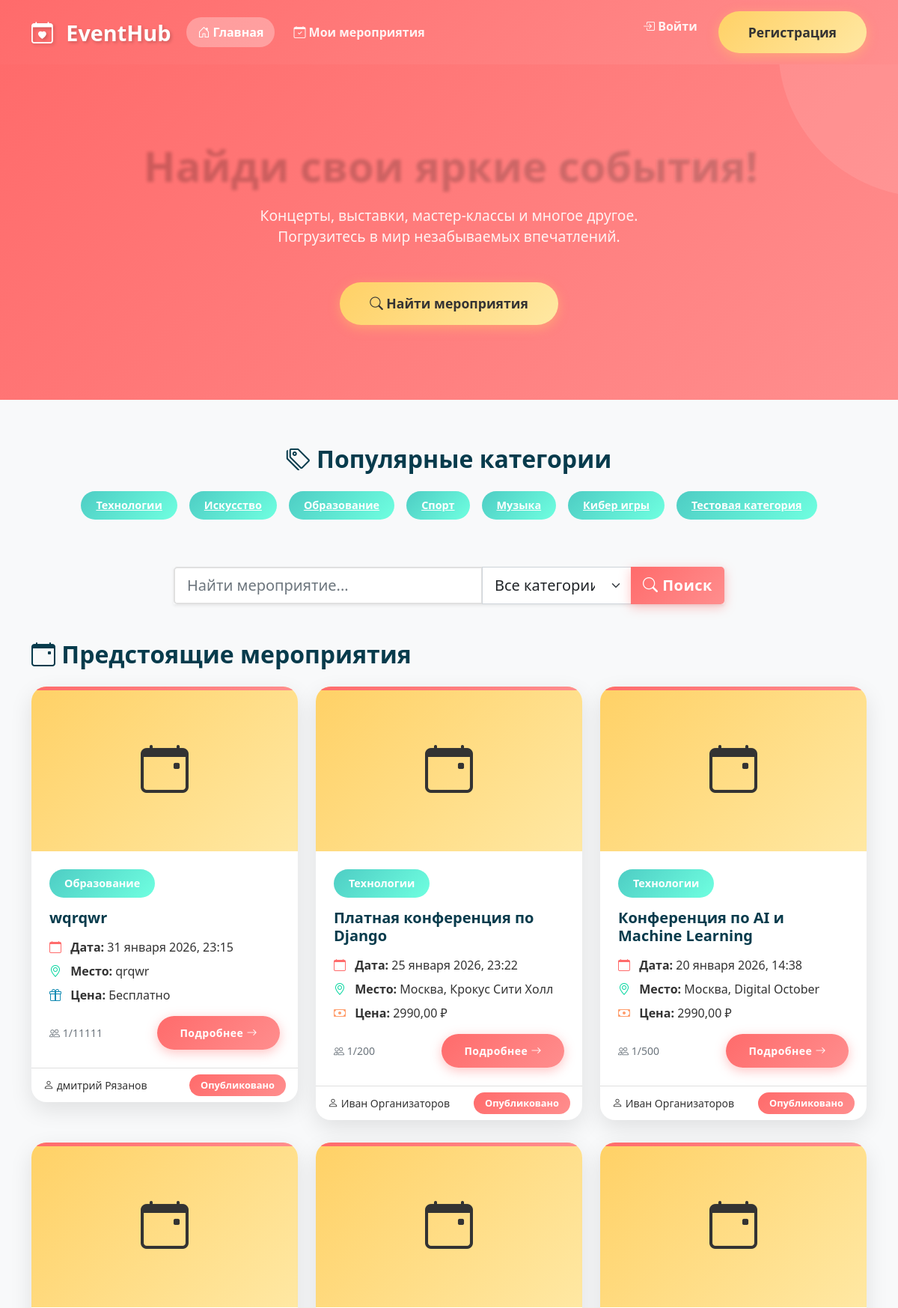
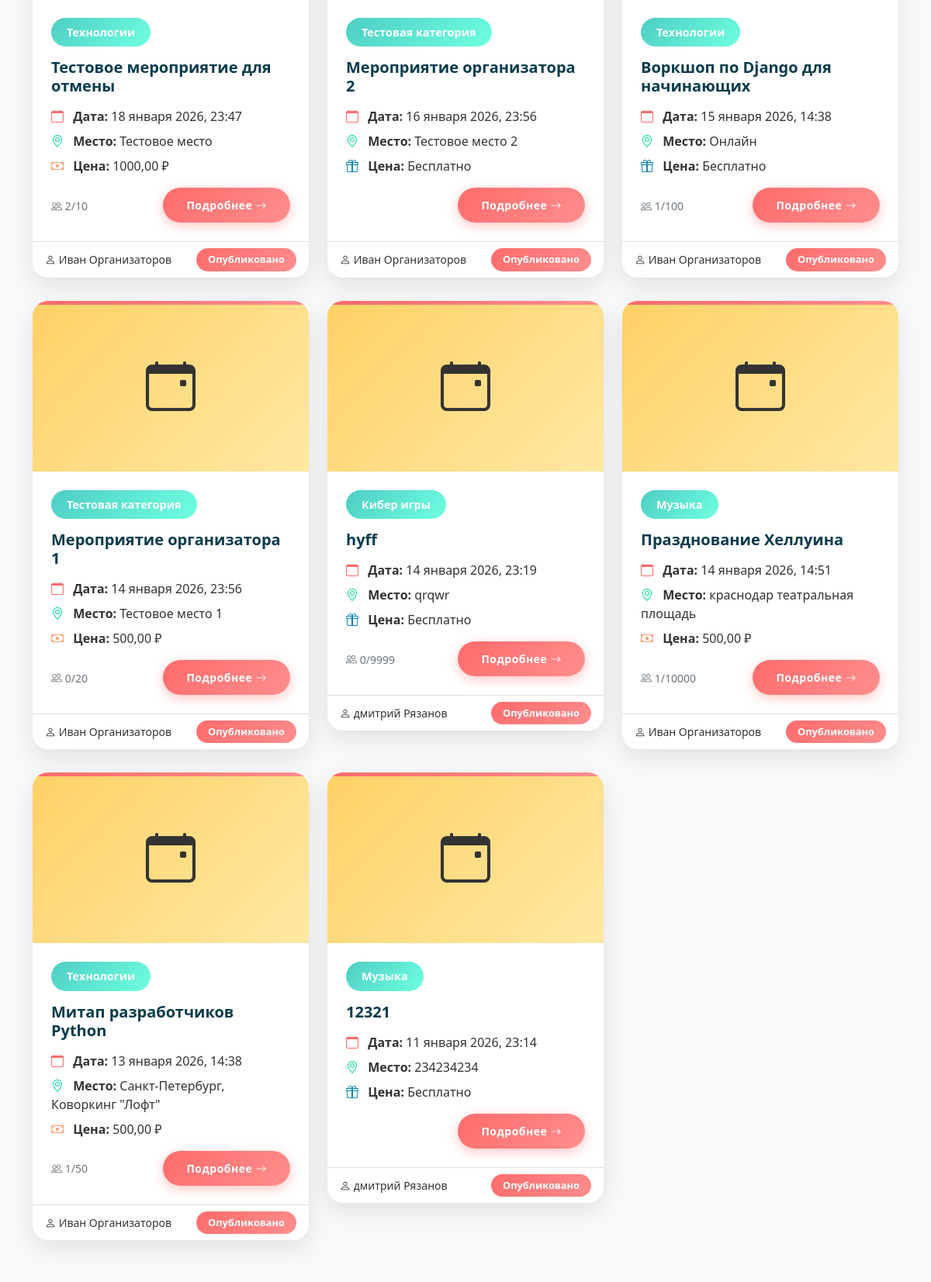
The page / (upper part) on the database its author committed (2 pictures, top to bottom).
### events/models.py (models this page shows, shortened)
class Category(models.Model):
    name = models.CharField(max_length=100, verbose_name='Название')
    description = models.TextField(blank=True, verbose_name='Описание')
    class Meta:
        verbose_name = 'Категория'
        verbose_name_plural = 'Категории'

class Event(models.Model):
    STATUS_CHOICES = [
        ('draft', 'Черновик'),
        ('published', 'Опубликовано'),
        ('cancelled', 'Отменено'),
    ]
    title = models.CharField(max_length=200, verbose_name='Название')
    description = models.TextField(verbose_name='Описание')
    date = models.DateTimeField(verbose_name='Дата и время')
    location = models.CharField(max_length=200, verbose_name='Место')
    category = models.ForeignKey(Category, on_delete=models.SET_NULL, null=True, verbose_name='Категория')
    image = models.ImageField(upload_to='events/', blank=True, null=True, verbose_name='Изображение')
    max_participants = models.IntegerField(default=0, verbose_name='Макс. участников')
    price = models.DecimalField(max_digits=10, decimal_places=2, default=0, verbose_name='Цена')
    creator = models.ForeignKey(settings.AUTH_USER_MODEL, on_delete=models.CASCADE, verbose_name='Создатель')
    status = models.CharField(max_length=20, choices=STATUS_CHOICES, default='draft', verbose_name='Статус')
    created_at = models.DateTimeField(auto_now_add=True, verbose_name='Создано')
    updated_at = models.DateTimeField(auto_now=True, verbose_name='Обновлено')
    class Meta:
        verbose_name = 'Мероприятие'
        verbose_name_plural = 'Мероприятия'
        ordering = ['-date']

### users/models.py (models this page shows, shortened)
class User(AbstractUser):
    ROLE_CHOICES = [
        ('user', 'Обычный пользователь'),
        ('organizer', 'Организатор'),
        ('admin', 'Администратор'),
    ]
    role = models.CharField(
        max_length=20,
        choices=ROLE_CHOICES,
        default='user',
        verbose_name='Роль'
    )
    phone = models.CharField(max_length=20, blank=True, verbose_name='Телефон')
    bio = models.TextField(blank=True, verbose_name='Биография')
    class Meta:
        verbose_name = 'Пользователь'
        verbose_name_plural = 'Пользователи'

### events/views.py (the view)
# urls.py: path('', home_view, name='home'),
def home_view(request):
    events = Event.objects.filter(status='published').order_by('-date')
    categories = Category.objects.all()
    category_id = request.GET.get('category')
    search_query = request.GET.get('search')
    if category_id:
        events = events.filter(category_id=category_id)
    if search_query:
        events = events.filter(
            Q(title__icontains=search_query) |
            Q(description__icontains=search_query) |
            Q(location__icontains=search_query)
        )
    context = {
        'events': events,
        'categories': categories,
        'selected_category': category_id,
        'search_query': search_query or '',
    }
    return render(request, 'events/home.html', context)

### templates/events/home.html (shortened to what this page needs)
{% extends 'base.html' %}
{% block content %}
<section class="hero">
    <div class="container text-center">
        <h1 class="display-4 fw-bold">Найди свои <span style="color: #FFD166;">яркие</span> события!</h1>
        <p class="lead">Концерты, выставки, мастер-классы и многое другое. Погрузитесь в мир незабываемых впечатлений.</p>
        <a href="#events" class="btn btn-lg btn-accent mt-3">
            <i class="bi bi-search"></i> Найти мероприятия
        </a>
    </div>
</section>
<div class="container mb-5">
    <div class="row">
        <div class="col-12">
            <h2 class="text-center mb-4"><i class="bi bi-tags"></i> Популярные категории</h2>
            <div class="d-flex flex-wrap justify-content-center gap-3">
                {% for category in categories %}
                <a href="?category={{ category.id }}" class="badge-category {% if selected_category == category.id|stringformat:'i' %}active{% endif %}">
                    {{ category.name }}
                </a>
                {% endfor %}
            </div>
        </div>
    </div>
</div>
<div class="container mb-5">
    <div class="row justify-content-center">
        <div class="col-md-8">
            <form method="GET" class="d-flex">
                <div class="input-group input-group-lg shadow-sm">
                    <input type="text" name="search" class="form-control" placeholder="Найти мероприятие..." value="{{ search_query }}">
                    <select name="category" class="form-select" style="max-width: 200px;">
                        <option value="">Все категории</option>
                    </select>
                    <button class="btn btn-primary" type="submit">
                        <i class="bi bi-search"></i> Поиск
                    </button>
                </div>
            </form>
        </div>
    </div>
</div>
<div class="container" id="events">
    <h2 class="mb-4"><i class="bi bi-calendar-event"></i> Предстоящие мероприятия</h2>
    {% if events %}
    <div class="row">
        {% for event in events %}
        <div class="col-lg-4 col-md-6">
            <div class="event-card">
                {% if event.image %}
                <img src="{{ event.image.url }}" class="event-image" alt="{{ event.title }}">
                {% else %}
                <div class="event-image d-flex align-items-center justify-content-center" style="background: linear-gradient(135deg, #FFD166 0%, #FFE8A3 100%);">
                    <i class="bi bi-calendar-event" style="font-size: 4rem; color: #333;"></i>
                </div>
                {% endif %}
                <div class="card-body p-4">
                    {% if event.category %}
                    <span class="badge-category">{{ event.category.name }}</span>
                    {% endif %}
                    <h5 class="card-title">{{ event.title }}</h5>
                    <div class="event-details mb-3">
                        <p class="mb-2">
                            <i class="bi bi-calendar text-primary"></i>
                            <strong>Дата:</strong> {{ event.date|date:"d E Y, H:i" }}
                        </p>
                        <p class="mb-2">
                            <i class="bi bi-geo-alt text-success"></i>
                            <strong>Место:</strong> {{ event.location }}
                        </p>
                        {% if event.price > 0 %}
                        <p class="mb-2">
                            <i class="bi bi-cash text-warning"></i>
                            <strong>Цена:</strong> {{ event.price }} ₽
                        </p>
                        {% else %}
                        <p class="mb-2">
                            <i class="bi bi-gift text-info"></i>
                            <strong>Цена:</strong> Бесплатно
                        </p>
                        {% endif %}
                    </div>
                    <div class="d-flex justify-content-between align-items-center">
                        <div>
                            {% if event.max_participants > 0 %}
                            <small class="text-muted">
                                <i class="bi bi-people"></i>
                                {{ event.registrations.count }}/{{ event.max_participants }}
                            </small>
                            {% endif %}
                        </div>
                        <a href="{% url 'event_detail' event.id %}" class="btn btn-primary btn-sm">
                            Подробнее <i class="bi bi-arrow-right"></i>
                        </a>
                    </div>
                </div>
                <div class="card-footer bg-transparent d-flex justify-content-between align-items-center">
                    <small>
                        <i class="bi bi-person"></i> {{ event.creator.get_full_name|default:event.creator.username }}
                    </small>
                    <span class="badge-status">
                        {{ event.get_status_display }}
                    </span>
                </div>
            </div>
        </div>
        {% endfor %}
    </div>
    {% endif %}
</div>
{% endblock %}

### templates/base.html (style rules this page uses)
:root { --primary-color: #FF6B6B; --secondary-color: #4ECDC4; --accent-color: #FFD166; --success-color: #06D6A0; --info-color: #118AB2; --warning-color: #FF9E6D; --danger-color: #EF476F; --dark-color: #073B4C; --light-color: #F8F9FA; --gradient-primary: linear-gradient(135deg, #FF6B6B 0%, #FF8E8E 100%); --gradient-secondary: linear-gradient(135deg, #4ECDC4 0%, #6FFFE0 100%); --gradient-accent: linear-gradient(135deg, #FFD166 0%, #FFE8A3 100%); }
body { background-color: #f8f9fa; font-family: 'Segoe UI', Tahoma, Geneva, Verdana, sans-serif; min-height: 100vh; display: flex; flex-direction: column; color: #333; }
.btn-primary { background: var(--gradient-primary); border: none; padding: 12px 30px; border-radius: 50px; font-weight: 700; letter-spacing: 0.5px; transition: all 0.3s; box-shadow: 0 4px 15px rgba(255, 107, 107, 0.4); }
.event-card { border: none; border-radius: 20px; overflow: hidden; box-shadow: 0 10px 30px rgba(0,0,0,0.1); transition: all 0.4s cubic-bezier(0.175, 0.885, 0.32, 1.275); margin-bottom: 30px; background: white; position: relative; }
.event-card::before { content: ''; position: absolute; top: 0; left: 0; right: 0; height: 5px; background: var(--gradient-primary); }
.event-image { height: 220px; object-fit: cover; width: 100%; }
.card-title { color: var(--dark-color); font-weight: 700; margin-bottom: 15px; }
.badge-category { background: var(--gradient-secondary); color: white; padding: 8px 20px; border-radius: 25px; font-weight: 700; font-size: 0.9rem; display: inline-block; margin-bottom: 15px; }
.badge-status { background: var(--gradient-primary); color: white; padding: 5px 15px; border-radius: 15px; font-size: 0.8rem; font-weight: 600; }
.hero { background: var(--gradient-primary); color: white; padding: 100px 0; margin-bottom: 60px; position: relative; overflow: hidden; }
.hero::before { content: ''; position: absolute; top: -50%; right: -20%; width: 400px; height: 400px; background: rgba(255, 255, 255, 0.1); border-radius: 50%; }
.hero h1 { font-weight: 800; font-size: 3.5rem; margin-bottom: 20px; text-shadow: 2px 2px 4px rgba(0,0,0,0.2); }
.hero p { font-size: 1.2rem; opacity: 0.9; max-width: 600px; margin: 0 auto 30px; }
.form-control { border: 2px solid #e0e0e0; border-radius: 15px; padding: 15px; transition: all 0.3s; }
h1, h2, h3, h4, h5, h6 { color: var(--dark-color); font-weight: 700; }
h1 { background: var(--gradient-primary); -webkit-background-clip: text; -webkit-text-fill-color: transparent; background-clip: text; }
.text-primary { color: var(--primary-color) !important; }
.text-success { color: var(--success-color) !important; }
.text-info { color: var(--info-color) !important; }
.text-warning { color: var(--warning-color) !important; }

### templates/events/home.html (style rules this page uses)
.event-details i { width: 20px; margin-right: 8px; }
.btn-accent { background: var(--gradient-accent); color: #333; border: none; padding: 15px 40px; border-radius: 50px; font-weight: 700; font-size: 1.1rem; box-shadow: 0 4px 15px rgba(255, 209, 102, 0.4); transition: all 0.3s; }

### rows shown on the page
Category: name "Технологии"
Category: name "Искусство"
Category: name "Образование"
Category: name "Спорт"
Category: name "Музыка"
Category: name "Кибер игры"
Category: name "Тестовая категория"
Event: category.name "Образование", title "wqrqwr", date "31 января 2026, 23:15", location "qrqwr", price 0 (drawn), shows "Цена:", registrations.count "1", max_participants "11111", creator.get_full_name "дмитрий Рязанов", status "Опубликовано"
Event: category.name "Технологии", title "Платная конференция по Django", date "25 января 2026, 23:22", location "Москва, Крокус Сити Холл", price "2990,00", registrations.count "1", max_participants "200", creator.get_full_name "Иван Организаторов", status "Опубликовано"
Event: category.name "Технологии", title "Конференция по AI и Machine Learning", date "20 января 2026, 14:38", location "Москва, Digital October", price "2990,00", registrations.count "1", max_participants "500", creator.get_full_name "Иван Организаторов", status "Опубликовано"
Event: category.name "Технологии", title "Тестовое мероприятие для отмены", date "18 января 2026, 23:47", location "Тестовое место", price "1000,00", registrations.count "2", max_participants "10", creator.get_full_name "Иван Организаторов", status "Опубликовано"
Event: category.name "Тестовая категория", title "Мероприятие организатора 2", date "16 января 2026, 23:56", location "Тестовое место 2", price 0 (drawn), shows "Цена:", creator.get_full_name "Иван Организаторов", status "Опубликовано"
Event: category.name "Технологии", title "Воркшоп по Django для начинающих", date "15 января 2026, 14:38", location "Онлайн", price 0 (drawn), shows "Цена:", registrations.count "1", max_participants "100", creator.get_full_name "Иван Организаторов", status "Опубликовано"
Event: category.name "Тестовая категория", title "Мероприятие организатора 1", date "14 января 2026, 23:56", location "Тестовое место 1", price "500,00", registrations.count "0", max_participants "20", creator.get_full_name "Иван Организаторов", status "Опубликовано"
Event: category.name "Кибер игры", title "hyff", date "14 января 2026, 23:19", location "qrqwr", price 0 (drawn), shows "Цена:", registrations.count "0", max_participants "9999", creator.get_full_name "дмитрий Рязанов", status "Опубликовано"
Event: category.name "Музыка", title "Празднование Хеллуина", date "14 января 2026, 14:51", location "краснодар театральная площадь", price "500,00", registrations.count "1", max_participants "10000", creator.get_full_name "Иван Организаторов", status "Опубликовано"
Event: category.name "Технологии", title "Митап разработчиков Python", date "13 января 2026, 14:38", location "Санкт-Петербург, Коворкинг \"Лофт\"", price "500,00", registrations.count "1", max_participants "50", creator.get_full_name "Иван Организаторов", status "Опубликовано"
Event: category.name "Музыка", title "12321", date "11 января 2026, 23:14", location "234234234", price 0 (drawn), shows "Цена:", creator.get_full_name "дмитрий Рязанов", status "Опубликовано"
